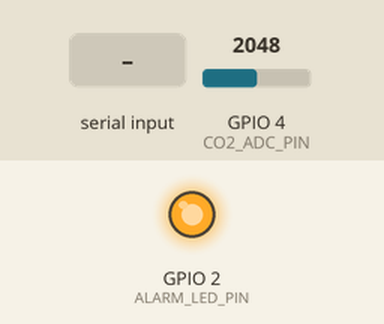
Recording of a program running on a simulated ESP32-S3. Parts: output pins drawn as LEDs (lit = HIGH). The inputs (shaded band) are chosen by the test bench; at power-on: GPIO 4 (CO2_ADC_PIN) = 2048 (analog values on the 0–4095 scale). WiFi joins after 1.5 s; servers stay silent unless stated; EEPROM starts erased; no MQTT or app messages arrive unless stated; not simulated (calls return 0 or success): secrets.example.h; names the files do not define were given values by the test bench: AIRGUARD_MQTT_PORT = 1883; what the program prints to the serial monitor is not drawn.

Above: at 1.2 s.
1.3 s: "help 1\n" received over Serial
2.8 s: "help\n" received over Serial
4.3 s: "status\n" received over Serial
Timing chart, 0 to 7.3 s (numbered marks = the images above; inputs shaded):
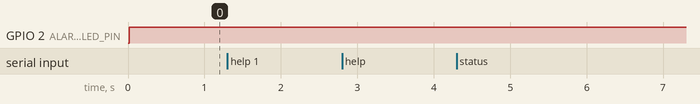

The program:

main.cpp
```cpp
#include <Arduino.h>
#include <Preferences.h>
#include <WiFi.h>

#define MQTT_ENABLED 1
#if MQTT_ENABLED
#include <PubSubClient.h>
#endif

#if __has_include("secrets.h")
#include "secrets.h"
#else
#include "secrets.example.h"
#endif

namespace {
constexpr uint8_t CO2_ADC_PIN = 4;
constexpr uint8_t ALARM_LED_PIN = 2;
constexpr uint32_t SERIAL_BAUD = 115200;
constexpr uint32_t DEFAULT_PERIOD_MS = 30000;
constexpr uint32_t MIN_PERIOD_MS = 5000;
constexpr uint32_t MAX_PERIOD_MS = 300000;
constexpr int MIN_PPM = 400;
constexpr int MAX_PPM = 5000;

struct Config {
  int alarmThresholdPpm = 1000;
  int hysteresisPpm = 100;
  uint32_t measurePeriodMs = DEFAULT_PERIOD_MS;
  char mqttTopic[64] = "test/airguard/01";
};

Preferences preferences;
Config config;
bool alarmActive = false;
int latestCo2Ppm = MIN_PPM;
uint32_t lastMeasureMs = 0;
uint32_t lastWifiAttemptMs = 0;
uint32_t lastMqttAttemptMs = 0;
char commandBuffer[128] = {};
size_t commandLength = 0;

#if MQTT_ENABLED
WiFiClient wifiClient;
PubSubClient mqttClient(wifiClient);
#endif

void printHelp() {
  Serial.println(F("Commands:"));
  Serial.println(F("  help"));
  Serial.println(F("  status"));
  Serial.println(F("  version"));
  Serial.println(F("  sensor co2"));
  Serial.println(F("  config get"));
  Serial.println(F("  config set alarm_threshold_ppm <400..5000>"));
  Serial.println(F("  config set hysteresis_ppm <50..500>"));
  Serial.println(F("  config set measure_period_s <5..300>"));
  Serial.println(F("  config set mqtt_topic <topic>"));
  Serial.println(F("  config save"));
  Serial.println(F("  factory_reset"));
  Serial.println(F("  reboot"));
}

void setDefaults() {
  config = Config{};
}

void loadConfig() {
  preferences.begin("airguard", true);
  config.alarmThresholdPpm = preferences.getInt("threshold", 1000);
  config.hysteresisPpm = preferences.getInt("hysteresis", 100);
  config.measurePeriodMs = preferences.getULong("period_ms", DEFAULT_PERIOD_MS);
  String topic = preferences.getString("topic", "test/airguard/01");
  topic.toCharArray(config.mqttTopic, sizeof(config.mqttTopic));
  preferences.end();
  if (config.alarmThresholdPpm < MIN_PPM || config.alarmThresholdPpm > MAX_PPM ||
      config.hysteresisPpm < 50 || config.hysteresisPpm > 500 ||
      config.measurePeriodMs < MIN_PERIOD_MS || config.measurePeriodMs > MAX_PERIOD_MS ||
      config.mqttTopic[0] == '\0') {
    setDefaults();
  }
}

void saveConfig() {
  preferences.begin("airguard", false);
  preferences.putInt("threshold", config.alarmThresholdPpm);
  preferences.putInt("hysteresis", config.hysteresisPpm);
  preferences.putULong("period_ms", config.measurePeriodMs);
  preferences.putString("topic", config.mqttTopic);
  preferences.end();
  Serial.println(F("CONFIG SAVED"));
}

int readCo2Ppm() {
  // The Nano output is 0..3.3 V after the divider. Averaging reduces PWM ripple.
  uint32_t sum = 0;
  for (uint8_t i = 0; i < 16; ++i) {
    sum += analogRead(CO2_ADC_PIN);
    delayMicroseconds(200);
  }
  const int adc = static_cast<int>(sum / 16);
  const long ppm = map(adc, 0, 4095, MIN_PPM, MAX_PPM);
  return static_cast<int>(constrain(ppm, static_cast<long>(MIN_PPM), static_cast<long>(MAX_PPM)));
}

void updateAlarm(int co2Ppm) {
  if (!alarmActive && co2Ppm > config.alarmThresholdPpm) {
    alarmActive = true;
  } else if (alarmActive && co2Ppm < config.alarmThresholdPpm - config.hysteresisPpm) {
    alarmActive = false;
  }
  digitalWrite(ALARM_LED_PIN, alarmActive ? HIGH : LOW);
}

void publishMeasurement() {
  // Temperature/humidity are null until an SHT31 is installed.
  Serial.printf("MQTT topic=%s {\"co2_ppm\":%d,\"temp_c\":null,\"humi_rh\":null,\"alarm\":\"%s\",\"device_id\":\"airguard-01\",\"fw\":\"v1.2.0\",\"ts\":%lu}\n",
                config.mqttTopic, latestCo2Ppm, alarmActive ? "triggered" : "idle",
                millis() / 1000UL);
#if MQTT_ENABLED
  if (mqttClient.connected()) {
    char payload[256];
    snprintf(payload, sizeof(payload),
             "{\"co2_ppm\":%d,\"temp_c\":null,\"humi_rh\":null,\"alarm\":\"%s\",\"device_id\":\"airguard-01\",\"fw\":\"v1.2.0\",\"ts\":%lu}",
             latestCo2Ppm, alarmActive ? "triggered" : "idle", millis() / 1000UL);
    mqttClient.publish(config.mqttTopic, payload, true);
  }
#endif
}

void printStatus() {
  Serial.printf("STATUS {\"co2_ppm\":%d,\"alarm\":\"%s\",\"threshold\":%d,\"hysteresis\":%d,\"period_s\":%lu,\"wifi\":\"%s\",\"free_heap\":%u}\n",
                latestCo2Ppm, alarmActive ? "triggered" : "idle",
                config.alarmThresholdPpm, config.hysteresisPpm,
                config.measurePeriodMs / 1000UL,
                WiFi.status() == WL_CONNECTED ? "connected" : "disconnected",
                ESP.getFreeHeap());
}

bool parseIntStrict(const String& value, long& result) {
  if (value.length() == 0) return false;
  char* end = nullptr;
  result = strtol(value.c_str(), &end, 10);
  return end != value.c_str() && *end == '\0';
}

void handleCommand(String command) {
  command.trim();
  if (command == "help") {
    printHelp();
  } else if (command == "status") {
    latestCo2Ppm = readCo2Ppm();
    updateAlarm(latestCo2Ppm);
    printStatus();
  } else if (command == "version") {
    Serial.println(F("VERSION v1.2.0"));
  } else if (command == "sensor co2") {
    Serial.printf("CO2 %d ppm\n", readCo2Ppm());
  } else if (command == "config get") {
    Serial.printf("CONFIG threshold=%d hysteresis=%d period_s=%lu topic=%s\n",
                  config.alarmThresholdPpm, config.hysteresisPpm,
                  config.measurePeriodMs / 1000UL, config.mqttTopic);
  } else if (command == "config save") {
    saveConfig();
  } else if (command == "factory_reset") {
    preferences.begin("airguard", false);
    preferences.clear();
    preferences.end();
    setDefaults();
    Serial.println(F("FACTORY RESET OK, rebooting"));
    delay(100);
    ESP.restart();
  } else if (command == "reboot") {
    Serial.println(F("REBOOTING"));
    delay(100);
    ESP.restart();
  } else if (command.startsWith("config set ")) {
    const int separator = command.indexOf(' ', 11);
    if (separator < 0) {
      Serial.println(F("CONFIG ERROR expected key and value"));
      return;
    }
    const String key = command.substring(11, separator);
    const String value = command.substring(separator + 1);
    long number = 0;
    if (key == "mqtt_topic") {
      if (value.length() == 0 || value.length() >= sizeof(config.mqttTopic) || value.indexOf(' ') >= 0) {
        Serial.println(F("CONFIG ERROR invalid topic"));
      } else {
        value.toCharArray(config.mqttTopic, sizeof(config.mqttTopic));
        Serial.println(F("CONFIG OK mqtt_topic"));
      }
    } else if (!parseIntStrict(value, number)) {
      Serial.println(F("CONFIG ERROR invalid integer"));
    } else if (key == "alarm_threshold_ppm" && number >= MIN_PPM && number <= MAX_PPM) {
      config.alarmThresholdPpm = number;
      Serial.println(F("CONFIG OK alarm_threshold_ppm"));
    } else if (key == "hysteresis_ppm" && number >= 50 && number <= 500) {
      config.hysteresisPpm = number;
      Serial.println(F("CONFIG OK hysteresis_ppm"));
    } else if (key == "measure_period_s" && number >= 5 && number <= 300) {
      config.measurePeriodMs = static_cast<uint32_t>(number) * 1000UL;
      Serial.println(F("CONFIG OK measure_period_s"));
    } else {
      Serial.println(F("CONFIG ERROR unknown key or value out of range"));
    }
  } else if (command.length() > 0) {
    Serial.println(F("ERROR unknown command"));
  }
}

void readSerial() {
  while (Serial.available()) {
    const char ch = static_cast<char>(Serial.read());
    if (ch == '\n' || ch == '\r') {
      if (commandLength > 0) {
        commandBuffer[commandLength] = '\0';
        handleCommand(String(commandBuffer));
        commandLength = 0;
      }
    } else if (commandLength < sizeof(commandBuffer) - 1) {
      commandBuffer[commandLength++] = ch;
    } else {
      commandLength = 0;
      Serial.println(F("ERROR command too long"));
    }
  }
}

void maintainNetwork() {
#if MQTT_ENABLED
  if (WiFi.status() != WL_CONNECTED) {
    if (millis() - lastWifiAttemptMs >= 10000) {
      lastWifiAttemptMs = millis();
      Serial.printf("WIFI connecting ssid=%s\n", AIRGUARD_WIFI_SSID);
      WiFi.begin(AIRGUARD_WIFI_SSID, AIRGUARD_WIFI_PASSWORD);
    }
    return;
  }
  if (!mqttClient.connected() && millis() - lastMqttAttemptMs >= 5000) {
    lastMqttAttemptMs = millis();
    Serial.printf("MQTT connecting host=%s port=%u\n", AIRGUARD_MQTT_HOST, AIRGUARD_MQTT_PORT);
    const bool connected = mqttClient.connect("airguard-01", AIRGUARD_MQTT_USER, AIRGUARD_MQTT_PASSWORD);
    if (connected) {
      Serial.println(F("MQTT connected"));
    } else {
      Serial.printf("MQTT connect failed state=%d\n", mqttClient.state());
    }
  }
  mqttClient.loop();
#else
  (void)lastWifiAttemptMs;
#endif
}
}  // namespace

void setup() {
  Serial.begin(SERIAL_BAUD);
  pinMode(ALARM_LED_PIN, OUTPUT);
  digitalWrite(ALARM_LED_PIN, LOW);
  analogReadResolution(12);
  loadConfig();

#if MQTT_ENABLED
  WiFi.mode(WIFI_STA);
  mqttClient.setServer(AIRGUARD_MQTT_HOST, AIRGUARD_MQTT_PORT);
#endif

  Serial.println(F("\n=== AirGuard C1 boot ==="));
  Serial.println(F("fw_version=v1.2.0 device_id=airguard-01"));
  Serial.printf("config: alarm_threshold_ppm=%d hysteresis_ppm=%d period_s=%lu\n",
                config.alarmThresholdPpm, config.hysteresisPpm,
                config.measurePeriodMs / 1000UL);
  Serial.println(F("App started"));
  Serial.printf("WIFI target=%s MQTT broker=%s:%u\n", AIRGUARD_WIFI_SSID,
                AIRGUARD_MQTT_HOST, AIRGUARD_MQTT_PORT);
  lastMeasureMs = millis() - config.measurePeriodMs;
}

void loop() {
  readSerial();
  maintainNetwork();

  if (millis() - lastMeasureMs >= config.measurePeriodMs) {
    lastMeasureMs = millis();
    latestCo2Ppm = readCo2Ppm();
    updateAlarm(latestCo2Ppm);
    publishMeasurement();
  }
  delay(2);
}
```

secrets.example.h
```cpp
#pragma once

#define AIRGUARD_WIFI_SSID "YOUR_WIFI_SSID"
#define AIRGUARD_WIFI_PASSWORD "YOUR_WIFI_PASSWORD"
#define AIRGUARD_MQTT_HOST "192.168.50.46"
#define AIRGUARD_MQTT_PORT 1883
#define AIRGUARD_MQTT_USER ""
#define AIRGUARD_MQTT_PASSWORD ""
```

Measured:
- after the input at 1.3 s, every drawn part: stays the same
- after the input at 2.8 s, every drawn part: stays the same
- after the input at 4.3 s, every drawn part: stays the same
